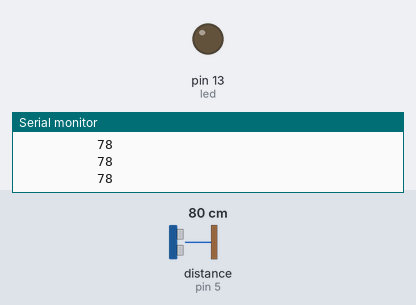
Recording of a sketch running on a simulated Arduino Leonardo, built with avr-gcc and run on an emulated ATmega32U4. Parts: output pins drawn as LEDs (lit = HIGH), the last lines printed to the serial monitor. Wiring (inferred from the names in the program): ultrasonic range finder: trigger pin 8; echo pin 5. The test bench sets the inputs (shaded band); at power-on: distance to the obstacle (sensor on pin 5) 80 cm. The echo pulse lasts 58.3 µs per cm; pins used as bus, display or sensor lines are not drawn.

Above: at 1.2 s.
1.3 s: distance to the obstacle (sensor on pin 5) set to 56 cm
2.8 s: distance to the obstacle (sensor on pin 5) set to 48 cm
At 3.6 s:
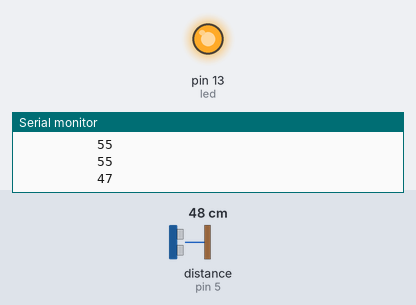
4.3 s: distance to the obstacle (sensor on pin 5) set to 60 cm
At 5.3 s:
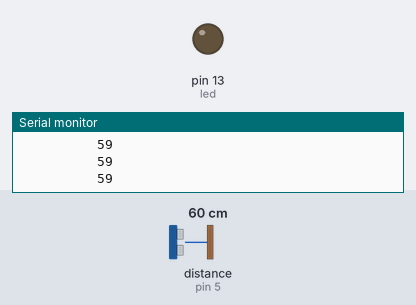
5.8 s: distance to the obstacle (sensor on pin 5) set to 2 cm
At 7.0 s:
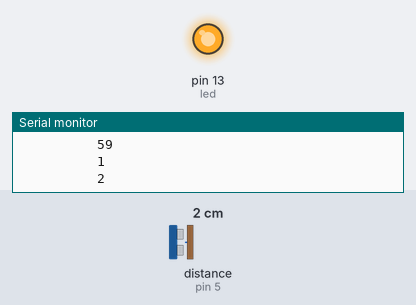
Timing chart, 0 to 8.3 s (numbered marks = the images above; inputs shaded):
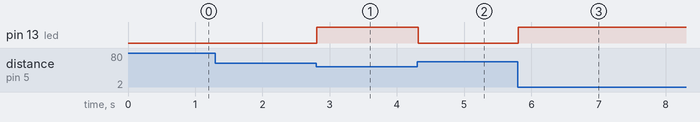

The sketch:

distance_measuring_using_ultrasound_sensor.ino
```cpp
#include<Mouse.h>

int led =13;
const int trigpin =8;

const int echopin =5;

long duration;
int distance ;

void setup()
{
  pinMode(trigpin, OUTPUT);

  pinMode(echopin, INPUT);

  pinMode(led, OUTPUT);
  Serial.begin(9600);
}

void loop()
{
  digitalWrite(trigpin,HIGH);
  delayMicroseconds(10);

  digitalWrite(trigpin, LOW);

  duration = pulseIn(echopin ,HIGH);
  distance =duration*0.034/2;
if (distance <=50)
{
  digitalWrite(led, HIGH);
  delay(500);
}
else
{
  digitalWrite(led, LOW);
}
  Serial.print("          ");
  Serial.println(distance);

}
```

Blutooth_Car.cpp
```cpp
#include <Arduino.h>

int pin1=2;
int pin2=4;
int pin3=7;
int pin4=8;
int pwmpin1=3;
int pwmpin2=9;

int led1=10;
int led2=11;
int led3=12;
int led4=13;

/// @brief
void setup()
{
  pinMode(pin1, OUTPUT);
  pinMode(pin2, OUTPUT);
  pinMode(pin3, OUTPUT);
  pinMode(pin4, OUTPUT);
  pinMode(pwmpin1, OUTPUT);
  pinMode(pwmpin2, OUTPUT);

  pinMode(led1, OUTPUT);
  pinMode(led2, OUTPUT);
  pinMode(led3, OUTPUT);
  pinMode(led4, OUTPUT);

}
void forward()
{
  analogWrite(pwmpin1, 200);
  analogWrite(pwmpin2, 200);

  digitalWrite(pin2, HIGH);
  digitalWrite(pin4, HIGH);
  digitalWrite(pin1,LOW);
  digitalWrite(pin3,LOW);

  digitalWrite(led1, HIGH);
  digitalWrite(led2, HIGH);
  digitalWrite(led3,LOW);
  digitalWrite(led4,LOW);

}

void backward()
{
  analogWrite(pwmpin1, 100);
  analogWrite(pwmpin2, 100);

  digitalWrite(pin2, LOW);
  digitalWrite(pin4, LOW);
  digitalWrite(pin1,HIGH);
  digitalWrite(pin3,HIGH);

  digitalWrite(led1, LOW);
  digitalWrite(led2, LOW);
  digitalWrite(led3,HIGH);
  digitalWrite(led4,HIGH);
}

void stop()
{
  digitalWrite(pin2, LOW);
  digitalWrite(pin4, LOW);
  digitalWrite(pin1,LOW);
  digitalWrite(pin3,LOW);

  digitalWrite(led1, HIGH);
  digitalWrite(led2, HIGH);
  digitalWrite(led3,HIGH);
  digitalWrite(led4,HIGH);
}
void loop()
{
  forward();
  delay(3000);
  stop();
  delay(3000);
  backward();
  delay(3000);
  stop();
  delay(3000);
}
```

Measured:
- the behaviour switches between 52 and 51 cm on distance to the obstacle (sensor on pin 5) (found by bisection; images 0 and 1)
- after the input at 2.8 s, pin 13 (led): LOW → HIGH at once
- after the input at 4.3 s, pin 13 (led): HIGH → LOW at once
- after the input at 5.8 s, pin 13 (led): LOW → HIGH at once
